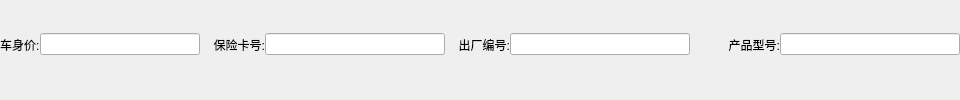
        <widget class="QWidget" name="widget_4" native="true">
         <layout class="QHBoxLayout" name="horizontalLayout_4">
          <property name="spacing">
           <number>0</number>
          </property>
          <property name="leftMargin">
           <number>0</number>
          </property>
          <property name="topMargin">
           <number>0</number>
          </property>
          <property name="rightMargin">
           <number>0</number>
          </property>
          <item>
           <widget class="QLabel" name="label_13">
            <property name="minimumSize">
             <size>
              <width>40</width>
              <height>0</height>
             </size>
            </property>
            <property name="maximumSize">
             <size>
              <width>40</width>
              <height>16777215</height>
             </size>
            </property>
            <property name="text">
             <string>车身价:</string>
            </property>
           </widget>
          </item>
          <item>
           <widget class="QLineEdit" name="lineEdit_11">
            <property name="minimumSize">
             <size>
              <width>160</width>
              <height>0</height>
             </size>
            </property>
            <property name="maximumSize">
             <size>
              <width>160</width>
              <height>16777215</height>
             </size>
            </property>
           </widget>
          </item>
          <item>
           <widget class="QLabel" name="label_14">
            <property name="minimumSize">
             <size>
              <width>65</width>
              <height>0</height>
             </size>
            </property>
            <property name="maximumSize">
             <size>
              <width>65</width>
              <height>16777215</height>
             </size>
            </property>
            <property name="text">
             <string>保险卡号:</string>
            </property>
            <property name="alignment">
             <set>Qt::AlignRight|Qt::AlignTrailing|Qt::AlignVCenter</set>
            </property>
           </widget>
          </item>
          <item>
           <widget class="QLineEdit" name="lineEdit_12">
            <property name="minimumSize">
             <size>
              <width>180</width>
              <height>0</height>
             </size>
            </property>
            <property name="maximumSize">
             <size>
              <width>180</width>
              <height>16777215</height>
             </size>
            </property>
           </widget>
          </item>
          <item>
           <widget class="QLabel" name="label_15">
            <property name="minimumSize">
             <size>
              <width>65</width>
              <height>0</height>
             </size>
            </property>
            <property name="maximumSize">
             <size>
              <width>65</width>
              <height>16777215</height>
             </size>
            </property>
            <property name="text">
             <string>出厂编号:</string>
            </property>
            <property name="alignment">
             <set>Qt::AlignRight|Qt::AlignTrailing|Qt::AlignVCenter</set>
            </property>
           </widget>
          </item>
          <item>
           <widget class="QLineEdit" name="lineEdit_13">
            <property name="minimumSize">
             <size>
              <width>180</width>
              <height>0</height>
             </size>
            </property>
            <property name="maximumSize">
             <size>
              <width>180</width>
              <height>16777215</height>
             </size>
            </property>
           </widget>
          </item>
          <item>
           <widget class="QLabel" name="label_16">
            <property name="minimumSize">
             <size>
              <width>90</width>
              <height>0</height>
             </size>
            </property>
            <property name="maximumSize">
             <size>
              <width>90</width>
              <height>16777215</height>
             </size>
            </property>
            <property name="text">
             <string>产品型号:</string>
            </property>
            <property name="alignment">
             <set>Qt::AlignRight|Qt::AlignTrailing|Qt::AlignVCenter</set>
            </property>
           </widget>
          </item>
          <item>
           <widget class="QLineEdit" name="lineEdit_14">
            <property name="minimumSize">
             <size>
              <width>180</width>
              <height>0</height>
             </size>
            </property>
            <property name="maximumSize">
             <size>
              <width>180</width>
              <height>16777215</height>
             </size>
            </property>
           </widget>
          </item>
         </layout>
        </widget>
